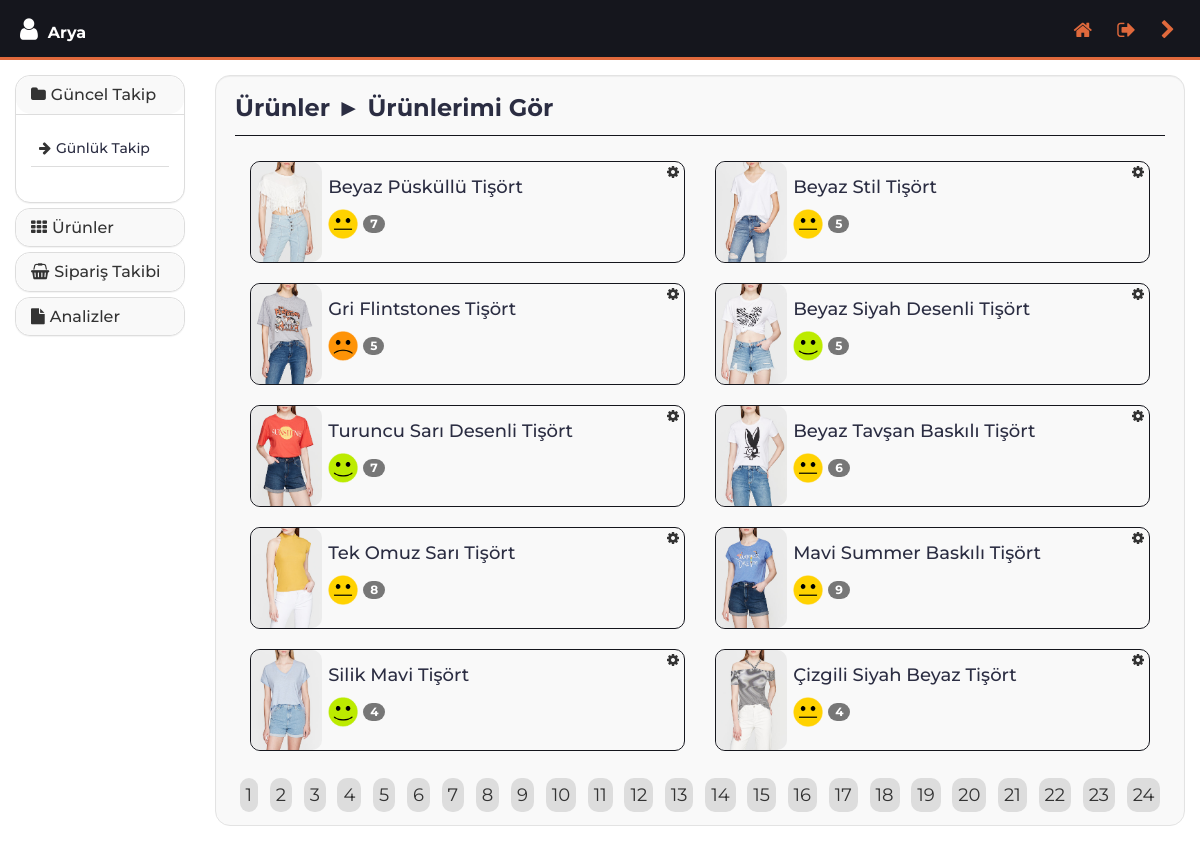
Screenshot of /templatePages/adminPages/seeProducts.php (signed in) with the database file from the repository.
### tables this page shows
CREATE TABLE IF NOT EXISTS `products` (
  `p_id` int(11) NOT NULL AUTO_INCREMENT,
  `s_id` int(11) NOT NULL,
  `p_name` varchar(255) NOT NULL,
  `p_content` varchar(255) DEFAULT NULL,
  `p_page` varchar(255) NOT NULL,
  `pc_id` int(11) NOT NULL,
  `pg_id` int(11) NOT NULL,
  `p_price` double(9,2) DEFAULT NULL,
  `p_post_time` timestamp NOT NULL DEFAULT CURRENT_TIMESTAMP,
  PRIMARY KEY (`p_id`),
  KEY `s_id` (`s_id`),
  KEY `pc_id` (`pc_id`),
  KEY `pg_id` (`pg_id`)
);

CREATE TABLE IF NOT EXISTS `products_media` (
  `p_id` int(11) NOT NULL,
  `p_media` varchar(255) NOT NULL,
  KEY `p_id` (`p_id`)
);

### templatePages/adminPages/seeProducts.php (the view, shortened to what this page needs)
<?php require("adminSettingsTop.php"); ?>
<?php require("adminDesignTop.php"); ?>
<?php require("../.././controlPages/connection.php"); ?>
<h3>Ürünler ► Ürünlerimi Gör</h3>
  <hr class="userspage-hr">
<div class="row">
    <?php
      $allProducts = mysqli_query($connect_db, "SELECT *
      FROM products
      LEFT JOIN seller
      ON products.s_id = seller.s_id
      LEFT JOIN products_media
      ON products.p_id = products_media.p_id
      WHERE seller.s_email = '".$_SESSION["seller_email"]."'");
      $line = 1;
      $valueLoop = 0;
      $controlLoop = 0;
      $styleConfig = 'style="display: block"';
      while ($row = mysqli_fetch_assoc($allProducts)) {
        $likeQuery = mysqli_query($connect_db, "SELECT round(avg(products_like.like_state),1) as avg_like
        FROM products
        LEFT JOIN products_like
        ON products.p_id = products_like.p_id
        WHERE products.p_id = '".$row["p_id"]."'
        GROUP BY products.p_id");
        $likeRow = mysqli_fetch_row($likeQuery);
        $roundLikeState = round($likeRow[0]);
        $face = "vote-".$roundLikeState.".png";
        $commentQuery = mysqli_query($connect_db, "SELECT COUNT(products_comment.p_id) as sum_comment
        FROM products
        LEFT JOIN products_comment
        ON products.p_id = products_comment.p_id
        WHERE products_comment.p_id = '".$row["p_id"]."'
        GROUP BY products.p_id");
        $commentRow = mysqli_fetch_row($commentQuery);
        if($controlLoop == 10){
          $controlLoop = 0;
          $line++;
          $styleConfig = 'style="display: none"';
        }
        if($controlLoop == 0){
          echo '
          <div class="col-md-12" id="view-tab-'.$line.'" '.$styleConfig.'>
          ';
        }
        echo '
        <div class="col-md-6">
        <div id="cart-view-'.$valueLoop.'" class="admin-cart-view">
          <div class="row">
            <div class="cart_form_div">
              <form id="cart-form-'.$valueLoop.'" name="cart_form" class="cart_form" method="POST">
                <input class="hiddenInput" name="product_id" id="product-'.$row["p_id"].'" value="'.$row["p_id"].'" readonly>
                <span class="delete" type="button" value="'.$row["p_id"].'" onclick = "settingsProducts(this);"><i class="fa fa-cog"></i></span>
              </form>
            </div>
            <div class="col-md-2">
              <div class="admin-cart-view-img"><img height="100px" src="'.SCRIPT_ROOT.''.$row["p_media"].'" alt=""></div>
            </div>
            <div class="col-md-10">
              <div>
                <h3 class="cart-product-name"><a href="#">'.$row["p_name"].'</a></h3>
              </div>
              <div><img class="likeFace" width="30px" height="30px" src="'.SCRIPT_ROOT.'settingsPages/img/'.$face.'"><span class="badge">'.$commentRow[0].'</span></div>
            </div>
          </div>
          </div>
        </div>
        ';
        if($controlLoop == 9){
          echo '
          </div>
          ';
        }
        $valueLoop ++;
        $controlLoop++;
      }
      if($controlLoop < 9){
        echo '</div>';
      }
      echo '
        <div class="col-md-12" id="selectPage">
      ';
      $loopNumber = 1;
      while($line > 0) {
        echo '
          <span type="button"class="selectPageItem" onclick="newSeePage(this);" value = "'.$loopNumber.'">'.$loopNumber.'</span>
          ';
        $line --;
        $loopNumber++;
      }
      echo '
        </div>
      ';
     ?>
  </div>
</div>
<?php require("adminDesignBottom.php"); ?>

### templatePages/adminPages/adminSettingsTop.php (shortened to what this page needs)
<!DOCTYPE html>
<html lang="tr">
	<head>
		<?php
		echo '
		<link type="text/css" rel="stylesheet" href="'.SCRIPT_ROOT.'settingsPages/css/bootstrap.min.css"/>
		<link type="text/css" rel="stylesheet" href="'.SCRIPT_ROOT.'settingsPages/css/slick.css"/>
		<link type="text/css" rel="stylesheet" href="'.SCRIPT_ROOT.'settingsPages/css/slick-theme.css"/>
		<link type="text/css" rel="stylesheet" href="'.SCRIPT_ROOT.'settingsPages/css/nouislider.min.css"/>
		<link rel="stylesheet" href="'.SCRIPT_ROOT.'settingsPages/css/font-awesome.min.css">
		<link type="text/css" rel="stylesheet" href="'.SCRIPT_ROOT.'settingsPages/css/style.css"/>
    <link type="text/css" rel="stylesheet" href="'.SCRIPT_ROOT.'settingsPages/css/admin.css"/>
		<link rel="shortcut icon" type="image/png" href="'.SCRIPT_ROOT.'settingsPages/img/favicon.png"/>
		';
		 ?>
    </head>
    <body>

### templatePages/adminPages/adminDesignTop.php (shortened to what this page needs)
<div id="topMenu">
  <ul class="topMenu-items">
    <a><li><i class="fa fa-user"></i><?php echo $_SESSION["seller_name"]; ?></li></a>
  </ul>
  <div id="topMenuRight">
    <ul class="topMenuRight-items">
      <a href="http://localhost/admin"><li><i class="fa fa-home"></i></li></a>
      <a href="http://localhost/controlPages/controlLogout.php"><li><i class="fa fa fa-sign-out"></i></li></a>
      <a href="http://localhost/"><li><i class="fa fa-chevron-right"></i></li></a>
    </ul>
  </div>
</div>
<div class="container" id="container-full">
    <div class="row">
        <div class="col-sm-2 col-md-2">
            <div class="panel-group" id="accordion">
                <div class="panel panel-default">
                    <div class="panel-heading" id="panel-heading">
                        <h4 class="panel-title" value="One" onclick="selectMenu(this)">
                            <a data-toggle="collapse" data-parent="#accordion" href="#collapseOne"><span class="fa fa-folder">
                            </span>Güncel Takip</a>
                        </h4>
                    </div>
                    <div id="collapseOne" <?php if($_SESSION["menuTab"] == "One") { echo 'class="panel-collapse collapse in"';} else {echo 'class="panel-collapse collapse"';} ?> >
                        <div class="panel-body">
                            <table class="table">
                                <tr>
                                    <td>
                                        <span class="fa fa-arrow-right"></span><a href="http://localhost/templatePages/adminPages/followDay.php">Günlük Takip</a>
                                    </td>
                                </tr>
                            </table>
                        </div>
                    </div>
                </div>
                <div class="panel panel-default">
                    <div class="panel-heading" id="panel-heading">
                        <h4 class="panel-title" value="Two" onclick="selectMenu(this)">
                            <a data-toggle="collapse" data-parent="#accordion" href="#collapseTwo"><span class="fa fa-th">
                            </span>Ürünler</a>
                        </h4>
                    </div>
                </div>
                <div class="panel panel-default">
                    <div class="panel-heading" id="panel-heading">
                        <h4 class="panel-title" value="Three" onclick="selectMenu(this)">
                            <a data-toggle="collapse" data-parent="#accordion" href="#collapseThree"><span class="fa fa-shopping-basket">
                            </span>Sipariş Takibi</a>
                        </h4>
                    </div>
                </div>
                <div class="panel panel-default">
                    <div class="panel-heading" id="panel-heading">
                        <h4 class="panel-title" value="Four" onclick="selectMenu(this)">
                            <a data-toggle="collapse" data-parent="#accordion" href="#collapseFour"><span class="fa fa-file">
                            </span>Analizler</a>
                        </h4>
                    </div>
                </div>
            </div>
        </div>
        <div class="col-sm-10 col-md-10">
            <div class="well" id="well-admin">

### templatePages/adminPages/adminDesignBottom.php (shortened to what this page needs)
    </div>
  </div>
</div>
</body>
<html>

### settingsPages/css/style.css (style rules this page uses)
body { font-family: 'Montserrat', sans-serif; font-weight: 400; color: #333; }
h1, h2, h3, h4, h5, h6 { color: #2B2D42; font-weight: 700; margin: 0 0 10px; }
a { color: #2B2D42; font-weight: 500; -webkit-transition: 0.2s color; transition: 0.2s color; }
ul, ol { margin: 0; padding: 0; list-style: none }
.cart-product-name { margin-top: 10px; }
.cart-product-name a { font-size: 18px; }
.cart_form_div { position: absolute; right: 0; top: 0; z-index: 2; }
.cart_form_div i { margin-right: 5px; }
.userspage-hr { display: block; height: 1px; border: 0; border-top: 1px solid #15161d; margin: 1em 0; padding: 0; }

### settingsPages/css/admin.css (style rules this page uses)
.likeFace { margin-right: 5px; }
.admin-cart-view { border: 1px solid #15161d; margin-top: 10px; margin-bottom: 10px; border-radius: 10px; position: relative; }
.admin-cart-view-img { max-height: 200px !important; float: left; margin-right: 10px; }
.admin-cart-view-img img { max-height: 200px !important; display: block; border-radius: 10px; }
#selectPage { text-align: center; margin-top: 25px; }
.selectPageItem { line-height: 18px; padding: 6px; margin-left: 4px; margin-right: 4px; font-size: 18px; background-color: #ddd; border-radius: 10px; }
#container-full { width: 100%; margin-top: 15px; }
#topMenu { width: 100%; height: 60px; background-color: #15161d; position: relative; border-bottom: 3px solid #E0693C; }
.topMenu-items a li { float: left; display: block; padding: 0 20px; }
.topMenu-items a li .fa { font-size: 25px; line-height: 60px; margin-right: 10px; }
.topMenu-items a { color: #FFF; line-height: 60px; font-size: 16px; font-weight: bolder; }
#topMenuRight { position: absolute; right: 0; height: 60px; color: #FFF; line-height: 60px; }
.topMenuRight-items a li { float: left; display: block; padding-right: 25px; }
.topMenuRight-items a li .fa { font-size: 20px; line-height: 60px; }
.topMenuRight-items a { color: #E0693C; }
.panel-default { border-radius: 15px !important; }
#panel-heading { background-color: #f9f9f9; border-radius: 15px; }
#panel-heading .fa { margin-right: 5px; }
#well-admin { background-color: #f9f9f9; border-radius: 15px; }
.table>tbody>tr>td { border-bottom: 1px solid #ddd; border-top: none; }
.table>tbody>tr>td .fa { margin-right: 5px; }

### rows the page displays
products: products_media.p_media (picture), p_name "Beyaz Püsküllü Tişört", commentRow "7"
products: products_media.p_media (picture), p_name "Beyaz Stil Tişört", commentRow "5"
products: products_media.p_media (picture), p_name "Gri Flintstones Tişört", shows a picture, commentRow "5"
products: products_media.p_media (picture), p_name "Beyaz Siyah Desenli Tişört", commentRow "5"
products: products_media.p_media (picture), p_name "Turuncu Sarı Desenli Tişört", commentRow "7"
products: products_media.p_media (picture), p_name "Beyaz Tavşan Baskılı Tişört", commentRow "6"
products: products_media.p_media (picture), p_name "Tek Omuz Sarı Tişört", commentRow "8"
products: products_media.p_media (picture), p_name "Mavi Summer Baskılı Tişört", commentRow "9"
products: products_media.p_media (picture), p_name "Silik Mavi Tişört", commentRow "4"
products: products_media.p_media (picture), p_name "Çizgili Siyah Beyaz Tişört", commentRow "4"

### other values shown
$_SESSION["seller_name"] "Arya"
